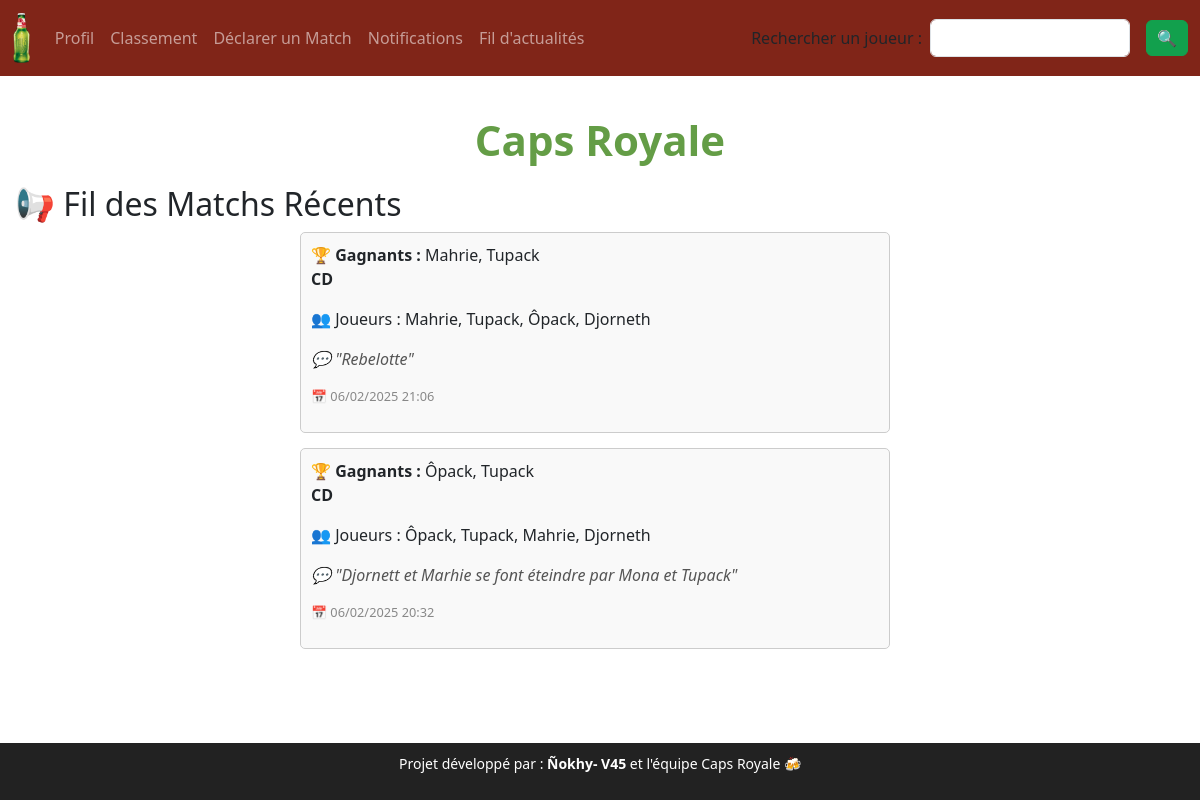
The app's page /feed with its own data.
### models.py (models this page shows)
class User(db.Model):
    id = db.Column(db.Integer, primary_key=True)
    username = db.Column(db.String(80), unique=True, nullable=False)
    password = db.Column(db.String(500), nullable=False)
    floor = db.Column(db.String(10), nullable=False)
    year = db.Column(db.String(10), nullable=False)
    elo = db.Column(db.Integer, default=400)

class Match(db.Model):
    id = db.Column(db.Integer, primary_key=True)
    player1_id = db.Column(db.Integer, db.ForeignKey('user.id'), nullable=False)
    player2_id = db.Column(db.Integer, db.ForeignKey('user.id'))
    player3_id = db.Column(db.Integer, db.ForeignKey('user.id'))
    player4_id = db.Column(db.Integer, db.ForeignKey('user.id'))
    player5_id = db.Column(db.Integer, db.ForeignKey('user.id'))
    player6_id = db.Column(db.Integer, db.ForeignKey('user.id'))
    winning_team = db.Column(db.String(10), nullable=False)
    mode = db.Column(db.String(20), nullable=False)
    confirmed = db.Column(db.Boolean, default=False)
    confirmed_players = db.Column(db.Text, default="")
    date = db.Column(db.DateTime, default=lambda: datetime.now(timezone.utc))
    commentaire = db.Column(db.Text, nullable=True)  # ✅ Nouveau champ pour le commentaire

### routes.py (the view)
    @app.route("/feed")
    def feed():
        matches = Match.query.filter_by(confirmed=True).order_by(Match.date.desc()).limit(50).all()  # ✅ 50 derniers matchs confirmés
        matches_info = []
        for match in matches:
            players = [
                User.query.get(match.player1_id),
                User.query.get(match.player2_id),
                User.query.get(match.player3_id) if match.player3_id else None,
                User.query.get(match.player4_id) if match.player4_id else None,
                User.query.get(match.player5_id) if match.player5_id else None,
                User.query.get(match.player6_id) if match.player6_id else None
            ]
            players = [p for p in players if p]
            if match.winning_team == "Team1":
                winners = players[:len(players) // 2]  # 🔥 La moitié des joueurs sont Team 1
            else:
                winners = players[len(players) // 2:]  # 🔥 L’autre moitié est Team 2
            matches_info.append({
                "match": match,
                "players": players,  # 🔥 Filtrer les joueurs valides
                "winners": winners
            })
        return render_template("feed.html", matches=matches_info)

### templates/feed.html (shortened to what this page needs)
{% extends "base.html" %}
{% block content %}
<h2>📢 Fil des Matchs Récents</h2>
<div class="feed-container">
    {% for match_info in matches %}
        <div class="match-card">
            <strong>🏆 Gagnants :</strong>
            {% for winner in match_info.winners %}
                {{ winner.username }}{% if not loop.last %}, {% endif %}
            {% endfor %}
            <p><strong>{{ match_info.match.mode }}</strong> </p>
            <p>👥 Joueurs :
                {% for player in match_info.players %}
                    {{ player.username }}{% if not loop.last %}, {% endif %}
                {% endfor %}
            </p>
            {% if match_info.match.commentaire %}
                <p class="comment">💬 "{{ match_info.match.commentaire }}"</p>
            {% endif %}
            <p class="timestamp">📅 {{ match_info.match.date.strftime('%d/%m/%Y %H:%M') }}</p>
        </div>
    {% endfor %}
</div>
{% endblock %}

### static/styles.css (style rules this page uses)
body { font-size: 16px; padding-bottom: 80px; }
.feed-container { max-height: 600px; overflow-y: auto; padding-right: 10px; }

### templates/feed.html (style rules this page uses)
.feed-container { display: flex; flex-direction: column; gap: 15px; max-width: 600px; margin: auto; }
.match-card { border: 1px solid #ccc; padding: 10px; border-radius: 5px; background: #f9f9f9; }
.comment { font-style: italic; color: #555; }
.timestamp { font-size: 0.8em; color: #888; }

### records on screen
User: username "Mahrie"
User: username "Tupack"
Match: match.mode "CD", match.commentaire "Rebelotte", match "06/02/2025 21:06"
User: username "Ôpack"
User: username "Djorneth"
Match: match.mode "CD", match.commentaire "Djornett et Marhie se font éteindre par Mona et Tupack", match "06/02/2025 20:32"
